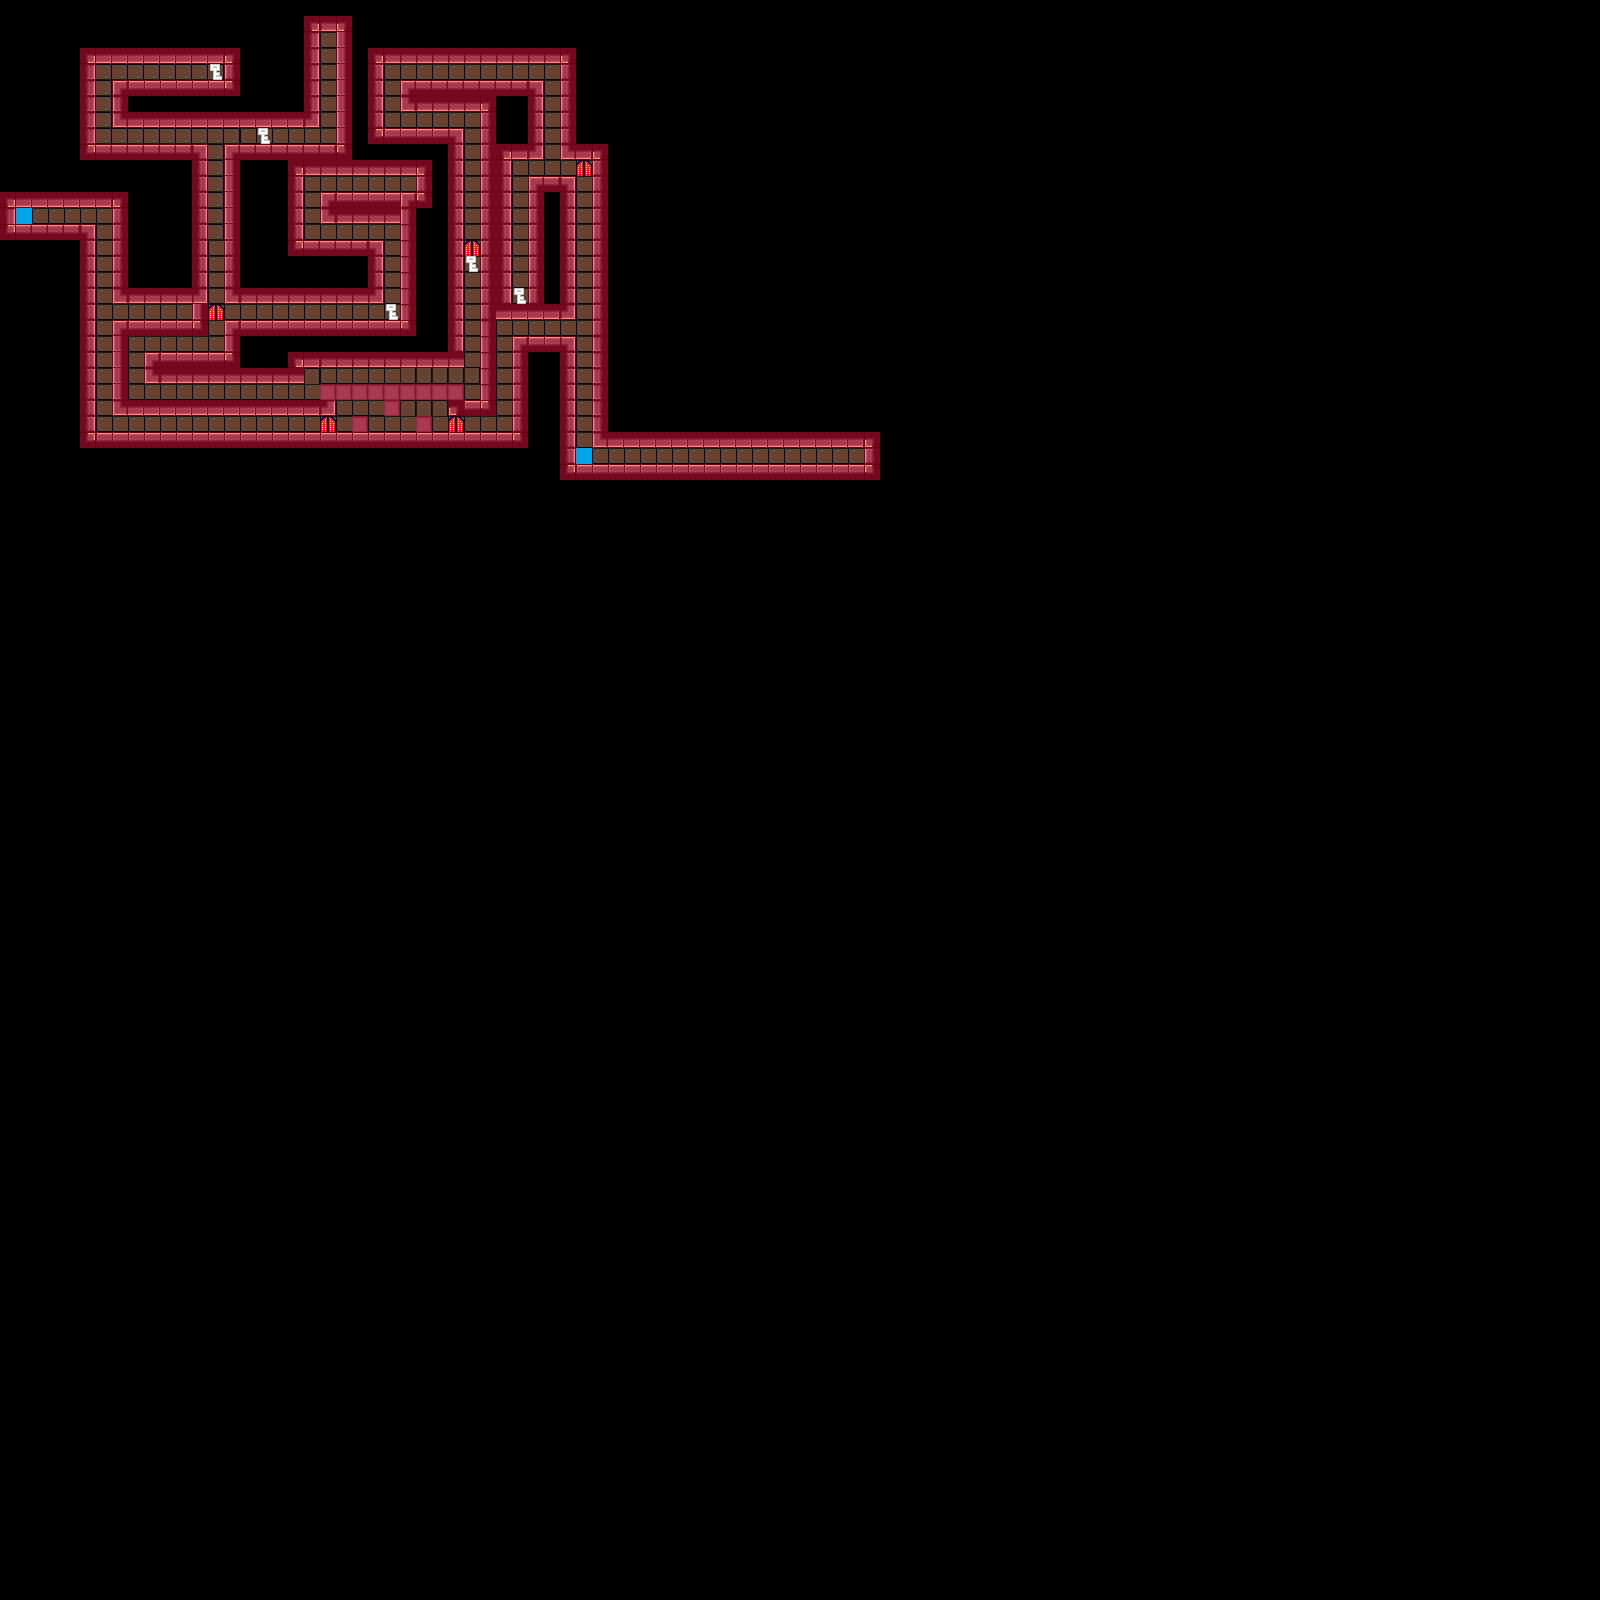

Rendered tile map (Tiled .tmx) drawn with the repository's tilesets; below, a short description and the map source with its tile grids summarised:
An orthogonal 100x100 tile map with 16x16 px tiles, 6 tile layers (oldkeys, collision, tiles, key, ...), 5 tilesets.

<map version="1.0" orientation="orthogonal" width="100" height="100" tilewidth="16" tileheight="16">
 <tileset firstgid="1" name="tiles" tilewidth="16" tileheight="16">
  <image source="tiles.png" width="262" height="64" />
 </tileset>
 <tileset firstgid="65" name="collision" tilewidth="16" tileheight="16">
  <image source="collision.png" width="80" height="32" />
  <tile id="0">
   <properties>
    <property name="collide" value="true" />
   </properties>
  </tile>
 </tileset>
 <tileset firstgid="75" name="key" tilewidth="16" tileheight="16">
  <image source="key.png" trans="ff00ff" width="16" height="16" />
  <tile id="0">
   <properties>
    <property name="keyed" value="true" />
   </properties>
  </tile>
 </tileset>
 <tileset firstgid="76" name="door" tilewidth="16" tileheight="16">
  <image source="doors.png" trans="ff00ff" width="64" height="16" />
  <tile id="0">
   <properties>
    <property name="doored" value="true" />
   </properties>
  </tile>
  <tile id="1">
   <properties>
    <property name="doored" value="true" />
   </properties>
  </tile>
  <tile id="2">
   <properties>
    <property name="doored" value="true" />
   </properties>
  </tile>
  <tile id="3">
   <properties>
    <property name="doored" value="true" />
   </properties>
  </tile>
 </tileset>
 <tileset firstgid="80" name="end" tilewidth="16" tileheight="16">
  <image source="flashy.png" trans="ff00ff" width="48" height="16" />
  <tile id="1">
   <properties>
    <property name="ended" value="true" />
   </properties>
  </tile>
 </tileset>
 <layer name="oldkeys" width="100" height="100">
  <data>[10000 cells, 0 non-empty, 0 distinct tile ids]</data>
 </layer>
 <layer name="collision" width="100" height="100">
  <properties>
   <property name="collide" value="true" />
  </properties>
  <data>[10000 cells, 468 non-empty, 1 distinct tile ids]</data>
 </layer>
 <layer name="tiles" width="100" height="100" opacity="0.55">
  <data>[10000 cells, 724 non-empty, 26 distinct tile ids]</data>
 </layer>
 <layer name="key" width="100" height="100">
  <data>[10000 cells, 5 non-empty, 1 distinct tile ids]</data>
 </layer>
 <layer name="door" width="100" height="100">
  <data>[10000 cells, 5 non-empty, 1 distinct tile ids]</data>
 </layer>
 <layer name="end" width="100" height="100">
  <data>[10000 cells, 2 non-empty, 1 distinct tile ids]</data>
 </layer>
</map>
